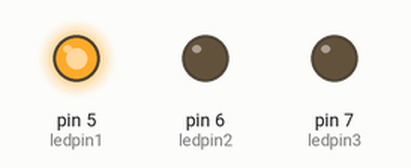
Recording of a sketch running on a simulated Arduino Uno, built with avr-gcc and run on an emulated ATmega328P. Shown: output pins drawn as LEDs (lit = HIGH).

Above: at 0.5 s.
At 2.5 s:
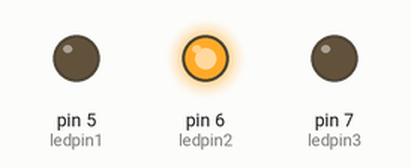
At 4.5 s:
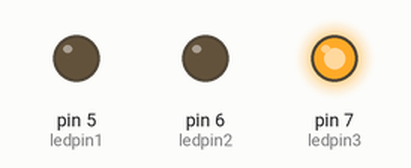
At 5.5 s:
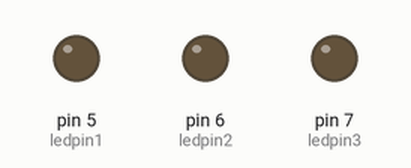
Timing chart, 0 to 7.8 s (numbered marks = the images above):
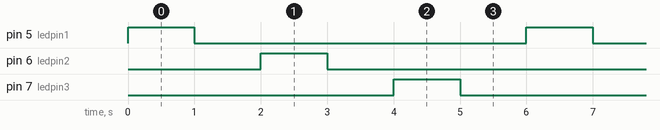

The sketch:

amazing_maimu_snaget1.ino
```cpp
 int ledpin1=5;
 int ledpin2=6;
 int ledpin3=7;

  void setup()
  {
    pinMode(ledpin1,OUTPUT);
     pinMode(ledpin2,OUTPUT);
      pinMode(ledpin3,OUTPUT);

    }
void loop()
{


  digitalWrite(ledpin1,HIGH);
  delay(1000);
    digitalWrite(ledpin1,LOW);
  delay(1000);
   digitalWrite(ledpin2,HIGH);
  delay(1000);
    digitalWrite(ledpin2,LOW);
  delay(1000);
   digitalWrite(ledpin3,HIGH);
  delay(1000);
    digitalWrite(ledpin3,LOW);
  delay(1000);

}
```

Measured:
- by itself, pin 5 (ledpin1), pin 6 (ledpin2), pin 7 (ledpin3): alternates HIGH for 1.0 s and LOW for 5.0 s
- by itself, everything shown: repeats every 6.0 s, in 6 steps
